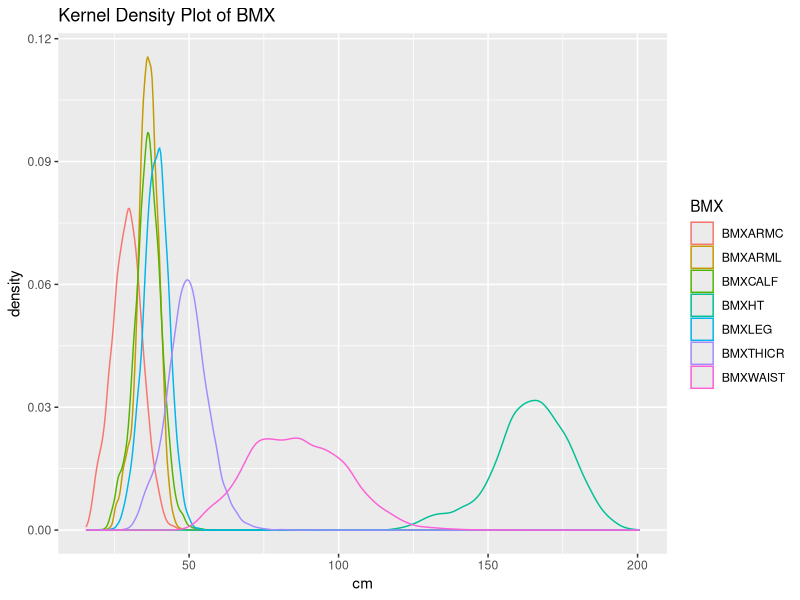

R code for this plot:
library(ggplot2)

data1<-read.csv("data/BMX_clean.csv")

cnames<-c("BMXWT","BMXHT","BMXBMI","BMXLEG","BMXCALF","BMXARML","BMXARMC","BMXWAIST","BMXTHICR","BMXTRI","BMXSUB")

df<-data.frame()

for(i in c(2,4:9)) {
  dat<-data.frame(id=1:nrow(data1))
  dat$BMX<-rep(cnames[i],nrow(data1))
  dat$value<-data1[,i+3]
  dat$BMI_cat<-data1$BMI_cat
  df<-rbind(df,dat)
}

p<-ggplot(df,aes(x=value)) +
    geom_density(aes(colour=BMX),alpha=0.3) +
    labs(x="cm",title="Kernel Density Plot of BMX")
ggsave("plot/5-densityplot.png",p)
